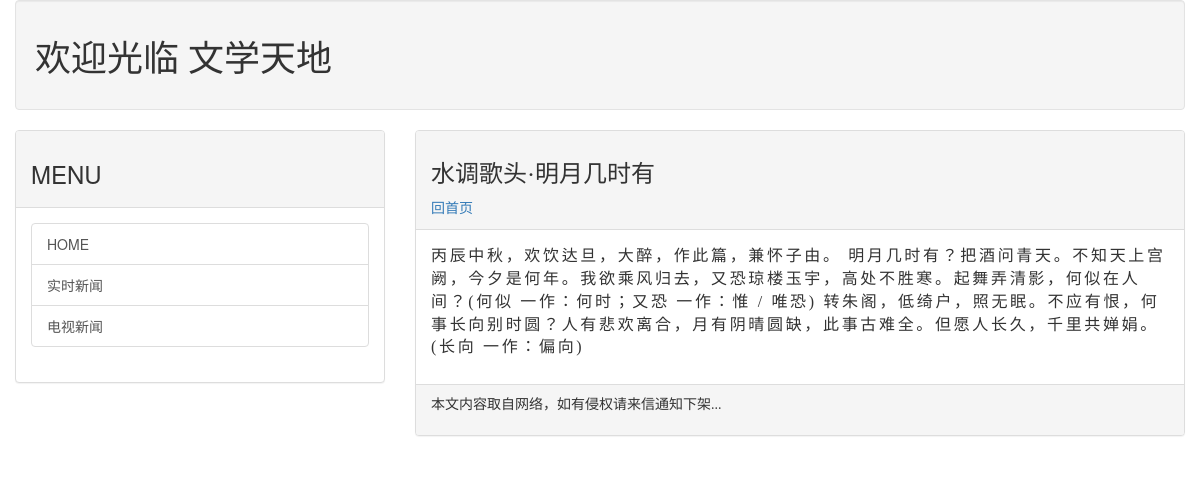
Screenshot of /post/sushi/ with the database file from the repository.
### mblog/models.py (models this page shows, shortened)
class Post(models.Model):
    title = models.CharField('标题', max_length=200)
    slug = models.CharField('标识', max_length=200)
    body = models.TextField()
    pub_date = models.DateTimeField('发表日期', default=timezone.now)
    class Meta:
        ordering = ('-pub_date',)
        verbose_name_plural = '文章'

### mblog/views.py (the view)
# urls.py: path('post/<slug:slug>/', blog_views.showpost),
def showpost(request, slug):
    template = get_template("post.html")
    try:
        post = Post.objects.get(slug=slug)
        if post != None:
            html = template.render(locals())
            return HttpResponse(html)
    except:
        return redirect("/")

### templates/post.html (shortened to what this page needs)
{% extends 'base.html' %}
{% block headmessage %}
    <h3 style="font-family: 微软雅黑;">{{ post.title }}</h3>
    <a style="font-family: 微软雅黑;" href="/">回首页</a>
{% endblock %}
{% block content %}
        <p style="font-family: 微软雅黑;font-size: 12pt;letter-spacing: 2pt">
            {{ post.body }}
        </p>
{% endblock %}

### rows the page displays
Post: title "水调歌头·明月几时有", body "丙辰中秋，欢饮达旦，大醉，作此篇，兼怀子由。 明月几时有？把酒问青天。不知天上宫阙，今夕是何年。我欲乘风归去，又恐琼楼玉宇，高处不胜寒。起舞弄清影，何似在人间？(何似 一作：何时；又恐 一作：惟 / 唯恐) 转朱阁，低绮户，照无眠。不应有恨，何事长向别时圆？人有悲欢离合，月有阴晴圆缺，此事古难全。但愿人长久，千里共婵娟。(长向 一作：偏向)"
